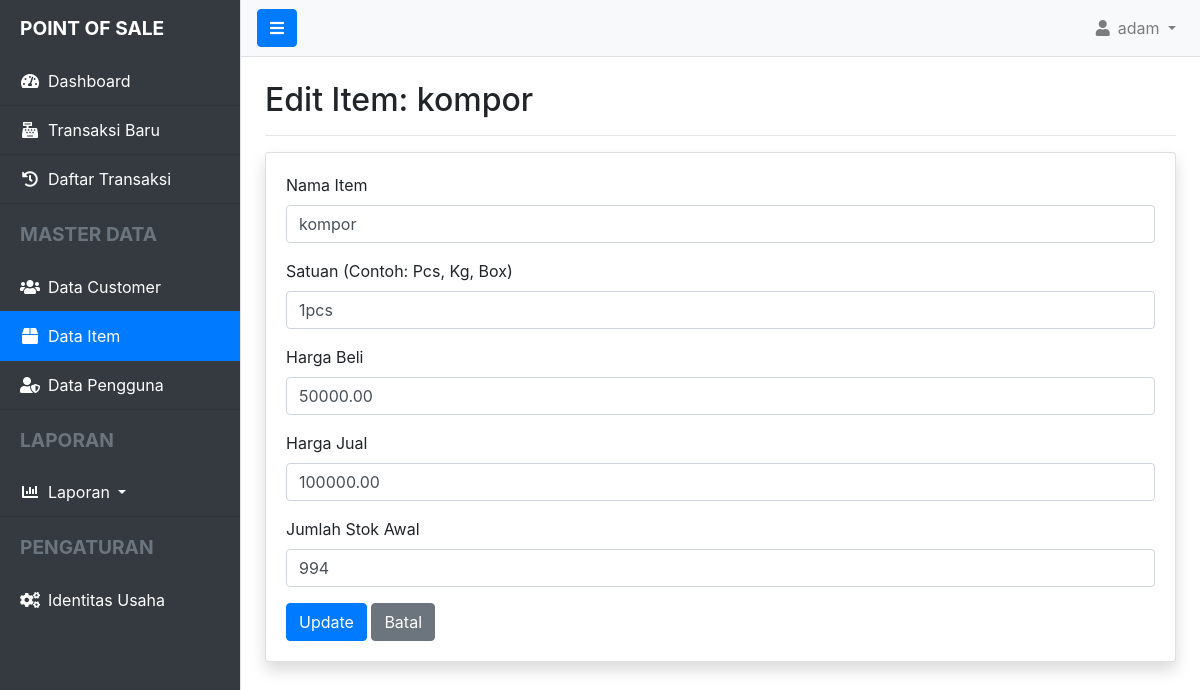
/index.php?controller=item&action=edit&id=1 (signed in), run on the app's committed database.
### tables this page shows
CREATE TABLE `items` (
  `id_item` bigint UNSIGNED NOT NULL,
  `nama_item` varchar(255) NOT NULL,
  `uom` varchar(50) NOT NULL,
  `harga_beli` decimal(15,2) DEFAULT '0.00',
  `harga_jual` decimal(15,2) NOT NULL,
  `stok` int NOT NULL DEFAULT '0'
);

### app/controllers/ItemController.php (called while the page is built, shortened)
<?php
require_once __DIR__ . '../../models/Item.php';
class ItemController {
    public function edit($id) {
        $item = Item::find($id);
        require __DIR__ . '/../views/layout/header.php';
        require __DIR__ . '/../views/layout/sidebar.php';
        require __DIR__ . '/../views/item/edit.php';
        require __DIR__ . '/../views/layout/footer.php';
    }
}

### index.php (called while the page is built, shortened)
<?php
require_once __DIR__ . '/routes.php';

### app/models/Item.php (called while the page is built, shortened)
<?php
class Item {
    public static function find($id) {
        $db = Database::getInstance();
        $stmt = $db->prepare("SELECT * FROM items WHERE id_item = ?");
        $stmt->execute([$id]);
        return $stmt->fetch();
    }
}

### app/views/item/edit.php (the view)
<h2>Edit Item: <?= htmlspecialchars($item['nama_item']); ?></h2>
<hr>
<div class="card shadow">
    <div class="card-body">
        <form action="index.php?controller=item&action=edit&id=<?= $item['id_item']; ?>" method="POST">
            <div class="form-group">
                <label for="nama_item">Nama Item</label>
                <input type="text" name="nama_item" class="form-control" value="<?= htmlspecialchars($item['nama_item']); ?>" required>
            </div>
            <div class="form-group">
                <label for="uom">Satuan (Contoh: Pcs, Kg, Box)</label>
                <input type="text" name="uom" class="form-control" value="<?= htmlspecialchars($item['uom']); ?>" required>
            </div>
            <div class="form-group">
                <label for="harga_beli">Harga Beli</label>
                <input type="number" name="harga_beli" class="form-control" value="<?= htmlspecialchars($item['harga_beli']); ?>" required>
            </div>
            <div class="form-group">
                <label for="harga_jual">Harga Jual</label>
                <input type="number" name="harga_jual" class="form-control" value="<?= htmlspecialchars($item['harga_jual']); ?>" required>
            </div>
            <div class="form-group">
                <label for="stok">Jumlah Stok Awal</label>
                <input type="number" name="stok" class="form-control" value="<?= htmlspecialchars($item['stok'] ?? 0); ?>" required>
            </div>
            <button type="submit" class="btn btn-primary">Update</button>
            <a href="index.php?controller=item&action=index" class="btn btn-secondary">Batal</a>
        </form>
    </div>
</div>

### app/views/layout/header.php (style rules this page uses)
body { overflow-x: hidden; }

### data on the page
items: nama_item "kompor", uom "1pcs", harga_beli "50000.00", harga_jual "100000.00", stok "994"

### other printed values
$_SESSION['username'] "adam"
